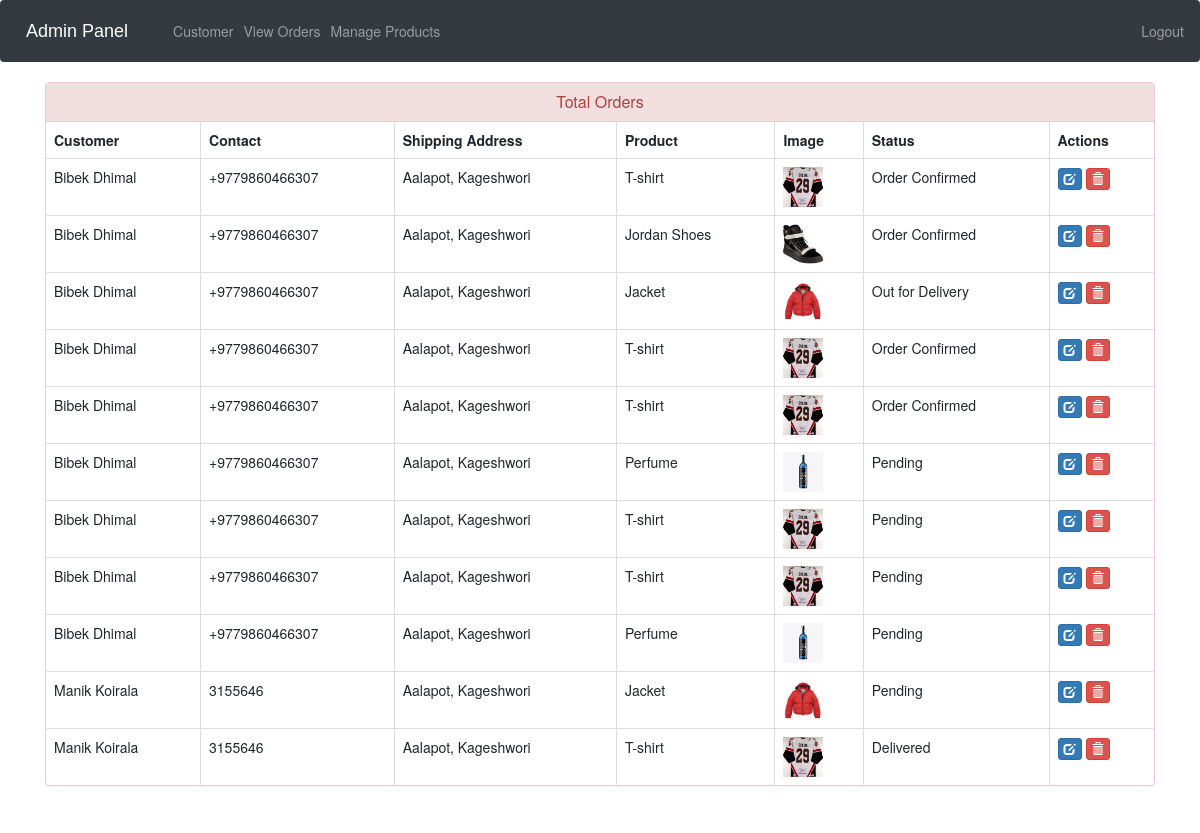
The page /admin-view-booking (signed in) on the database its author committed.
### ecom/models.py (models this page shows, shortened)
class Customer(models.Model):
    user=models.OneToOneField(User,on_delete=models.CASCADE)
    profile_pic= models.ImageField(upload_to='profile_pic/CustomerProfilePic/',null=True,blank=True)
    address = models.CharField(max_length=40)
    mobile = models.CharField(max_length=20,null=False)
    @property
    def get_name(self):
        return self.user.first_name+" "+self.user.last_name

class Orders(models.Model):
    STATUS =(
        ('Pending','Pending'),
        ('Order Confirmed','Order Confirmed'),
        ('Out for Delivery','Out for Delivery'),
        ('Delivered','Delivered'),
    )
    customer=models.ForeignKey('Customer', on_delete=models.CASCADE,null=True)
    product=models.ForeignKey('Product',on_delete=models.CASCADE,null=True)
    email = models.CharField(max_length=50,null=True)
    address = models.CharField(max_length=500,null=True)
    mobile = models.CharField(max_length=20,null=True)
    order_date= models.DateField(auto_now_add=True,null=True)
    status=models.CharField(max_length=50,null=True,choices=STATUS)

class Product(models.Model):
    name=models.CharField(max_length=40)
    product_image= models.ImageField(upload_to='product_image/',null=True,blank=True)
    price = models.PositiveIntegerField()
    description=models.CharField(max_length=40)

### ecom/views.py (the view)
# urls.py: path('admin-view-booking', views.admin_view_booking_view,name='admin-view-booking'),
@login_required(login_url='adminlogin')
def admin_view_booking_view(request):
    orders=models.Orders.objects.all()
    ordered_products=[]
    ordered_bys=[]
    for order in orders:
        ordered_product=models.Product.objects.all().filter(id=order.product.id)
        ordered_by=models.Customer.objects.all().filter(id = order.customer.id)
        ordered_products.append(ordered_product)
        ordered_bys.append(ordered_by)
    return render(request,'ecom/admin_view_booking.html',{'data':zip(ordered_products,ordered_bys,orders)})

### templates/ecom/admin_view_booking.html (shortened to what this page needs)
{% extends 'ecom/admin_base.html' %}
{% load static %}
{% block content %}
<head>
  <link href="//netdna.bootstrapcdn.com/bootstrap/3.0.0/css/bootstrap.min.css" rel="stylesheet" id="bootstrap-css">
</head>
<div class="container">
  <div class="panel panel-danger">
    <div class="panel-heading">
      <h6 class="panel-title">Total Orders</h6>
    </div>
    <table class="table table-hover table-bordered" id="dev-table">
      <thead>
        <tr>
          <th>Customer</th>
          <th>Contact</th>
          <th>Shipping Address</th>
          <th>Product</th>
          <th>Image</th>
          <th>Status</th>
          <th>Actions</th>
        </tr>
      </thead>
      {% for product,customer,order in data %}
      <tr>
        {% for c in customer %}
        <td> {{c.get_name}}</td>
        <td>{{c.mobile}}</td>
        <td>{{order.address}}</td>
        {% endfor %}
        {% for p in product %}
        <td> {{p.name}}</td>
        <td> <img src="{% static p.product_image.url %}" alt="Profile Pic" height="40px" width="40px" /></td>
        <td>{{order.status}}</td>
        <td><a class="btn btn-primary btn-xs" href="{% url 'update-order' order.id  %}"><span class="glyphicon glyphicon-edit"></span></a>
        <a class="btn btn-danger btn-xs" href="{% url 'delete-order' order.id  %}"><span class="glyphicon glyphicon-trash"></span></a></td>
        {% endfor %}
      </tr>
      {% endfor %}
    </table>
  </div>
</div>
{% endblock content %}

### templates/ecom/admin_view_booking.html (style rules this page uses)
a:link { text-decoration: none; }
h6 { text-align: center; }

### rows shown on the page
Orders: address "Aalapot, Kageshwori", status "Order Confirmed"
Customer: get_name "Bibek Dhimal", mobile "+9779860466307"
Product: name "T-shirt", product_image (picture)
Orders: address "Aalapot, Kageshwori", status "Order Confirmed"
Product: name "Jordan Shoes", product_image (picture)
Orders: address "Aalapot, Kageshwori", status "Out for Delivery"
Product: name "Jacket", product_image (picture)
Orders: address "Aalapot, Kageshwori", status "Order Confirmed"
Orders: address "Aalapot, Kageshwori", status "Order Confirmed"
Orders: address "Aalapot, Kageshwori", status "Pending"
Product: name "Perfume", product_image (picture)
Orders: address "Aalapot, Kageshwori", status "Pending"
Orders: address "Aalapot, Kageshwori", status "Pending"
Orders: address "Aalapot, Kageshwori", status "Pending"
Orders: address "Aalapot, Kageshwori", status "Pending"
Customer: get_name "Manik Koirala", mobile "3155646"
Orders: address "Aalapot, Kageshwori", status "Delivered"
